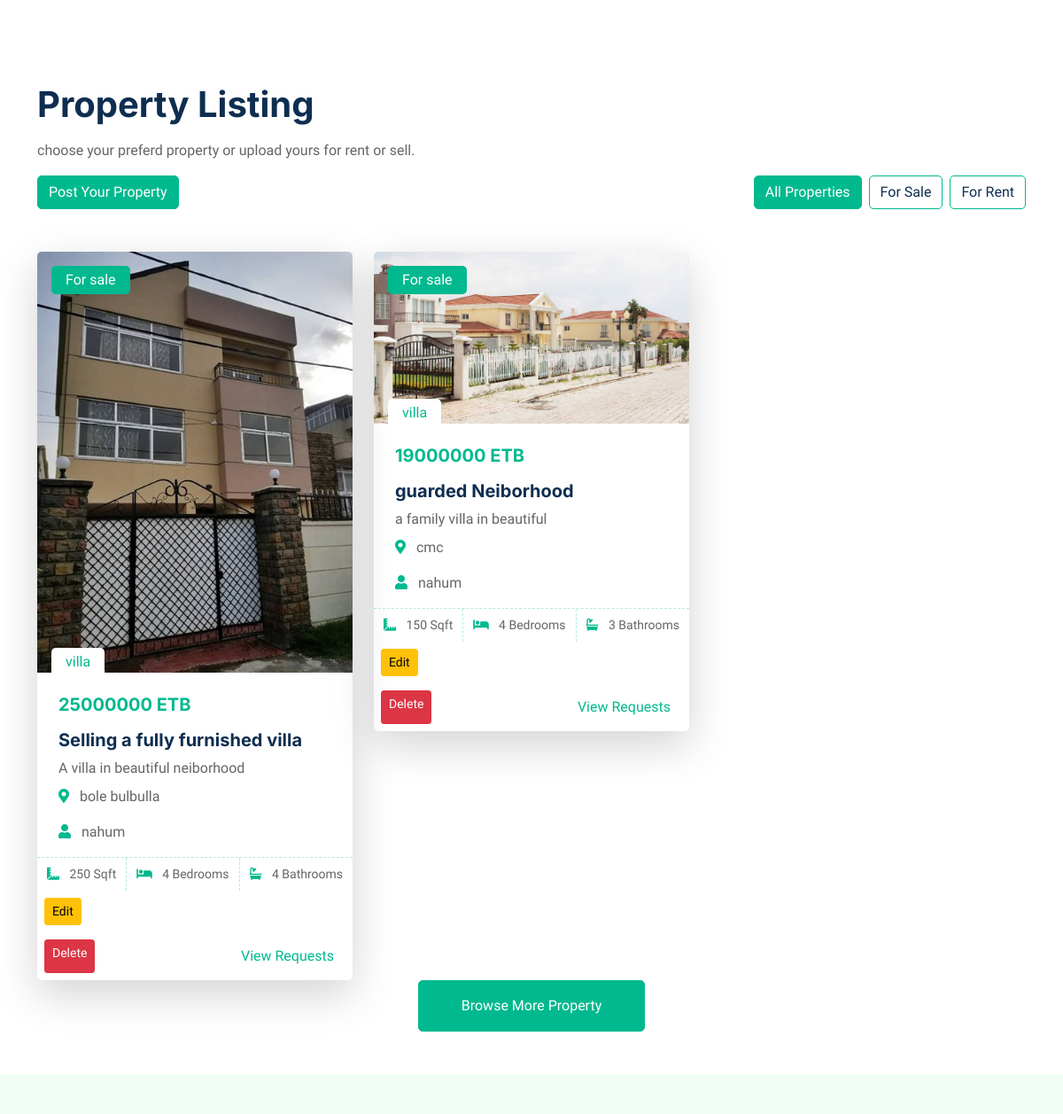
The app's page /property-list/ (signed in, middle part), older data.
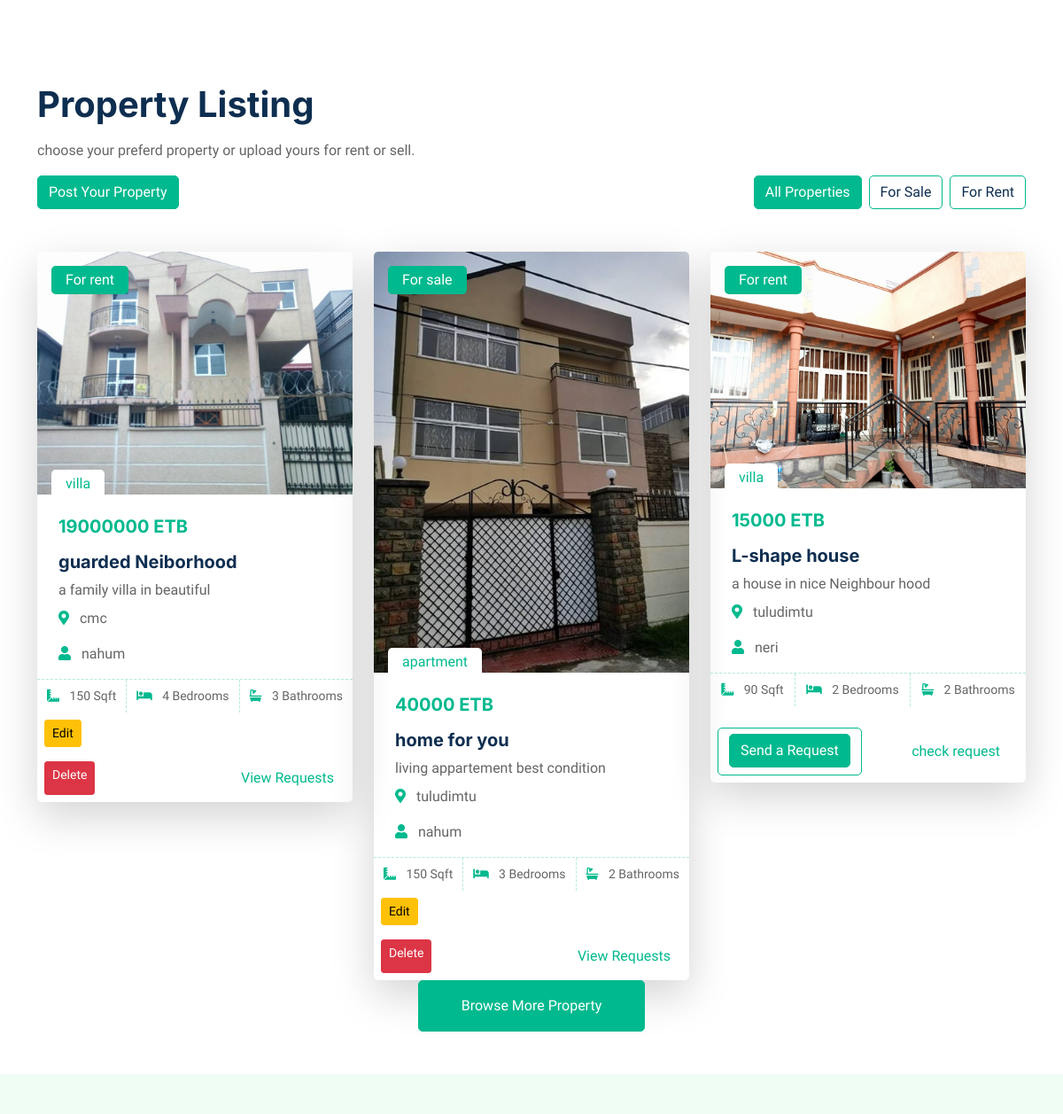
The same page, newer data.
### main/models.py (models this page shows, shortened)
class Property(models.Model):
    user = models.ForeignKey(User, on_delete=models.CASCADE)
    title = models.CharField(max_length=122)
    description = models.TextField()
    PROPERTY_TYPES = [('villa', 'Villa'), ('apartment', 'Apartment'), ('office', 'Office')]
    PROPERTY_FOR = [('sale', 'Sale'), ('rent', 'Rent')]
    AVAILABILITY_CHOICES = [
        ('available', 'Available'),
        ('rented', 'Rented'),
        ('unavailable', 'Unavailable'),
        ('sold', 'Sold')
    ]
    property_type = models.CharField(max_length=122, choices=PROPERTY_TYPES, default='villa')
    property_for = models.CharField(max_length=122, choices=PROPERTY_FOR, default='sale')
    available = models.CharField(max_length=122, choices=AVAILABILITY_CHOICES, default='available')
    image = models.ImageField(upload_to='property_images', default='static/website/img/logo.jpg')
    bedrooms = models.IntegerField(default=0)
    bathrooms = models.IntegerField(default=0)
    price = models.IntegerField(default=0)
    area = models.IntegerField(default=0)
    location = models.CharField(max_length=122)

### main/views.py (the view)
# urls.py: path("property-list/", views.property_list, name="property-list"),
@login_required(login_url='login')
def property_list(request):
    properties = Property.objects.filter(available='available')  # Filter to only available properties
    property_type = request.GET.get('property_type', '').strip()
    property_for = request.GET.get('property_for', '').strip()
    location = request.GET.get('location', '').strip()
    price_min = request.GET.get('price_min', '').strip()
    price_max = request.GET.get('price_max', '').strip()
    if property_type and property_type in dict(Property.PROPERTY_TYPES):
        properties = properties.filter(property_type=property_type)
    if property_for and property_for in dict(Property.PROPERTY_FOR):
        properties = properties.filter(property_for=property_for)
    if location:
        properties = properties.filter(location__icontains=location)
    if price_min.isdigit():
        properties = properties.filter(price__gte=int(price_min))
    if price_max.isdigit():
        properties = properties.filter(price__lte=int(price_max))
    no_results = not properties.exists()
    return render(request, 'property-list.html', {'properties': properties, 'no_results': no_results})

### main/templates/property-list.html (shortened to what this page needs)
{% load static %}
<!DOCTYPE html>
<html lang="en">
<head>
    <link href="https://cdnjs.cloudflare.com/ajax/libs/font-awesome/5.10.0/css/all.min.css" rel="stylesheet">
    <link href="https://cdn.jsdelivr.net/npm/bootstrap-icons@1.4.1/font/bootstrap-icons.css" rel="stylesheet">
    <link href="{% static 'website/lib/animate/animate.min.css' %}" rel="stylesheet">
    <link href="{% static 'website/lib/owlcarousel/assets/owl.carousel.min.css' %}" rel="stylesheet">
    <link href="{% static 'website/css/bootstrap.min.css' %}" rel="stylesheet">
    <link href="{% static 'website/css/style.css' %}" rel="stylesheet">
</head>
<body>
    <div class="container-xxl bg-white p-0">
        <div class="container-xxl py-5">
            <div class="container">
                <div class="row g-0 gx-5 align-items-end">
                    <div class="col-lg-6">
                        <div class="text-start mx-auto mb-5 wow slideInLeft" data-wow-delay="0.1s">
                            <h1 class="mb-3">Property Listing</h1>
                            <p>choose your preferd property or upload yours for rent or sell.</p>
                            <a href="{% url 'add_property' %}" class="btn btn-primary">Post Your Property</a>
                        </div>
                    </div>
                    <div class="col-lg-6 text-start text-lg-end wow slideInRight" data-wow-delay="0.1s">
                        <ul class="nav nav-pills d-inline-flex justify-content-end mb-5">
                            <li class="nav-item me-2">
                                <a class="btn btn-outline-primary {% if not request.GET.property_for %} active {% endif %}"
                                    href="{% url 'property-list' %}">All Properties</a>
                            </li>
                            <li class="nav-item me-2">
                                <a class="btn btn-outline-primary {% if request.GET.property_for == 'sale' %} active {% endif %}"
                                    href="{% url 'property-list' %}?property_for=sale">For Sale</a>
                            </li>
                            <li class="nav-item me-0">
                                <a class="btn btn-outline-primary {% if request.GET.property_for == 'rent' %} active {% endif %}"
                                    href="{% url 'property-list' %}?property_for=rent">For Rent</a>
                            </li>
                        </ul>
                    </div>
                </div>
                <div class="tab-content">
                    <div id="tab-1" class="tab-pane fade show p-0 active">
                        <div class="row g-4">
                            {% for property in properties %}
                                <div class="col-lg-4 col-md-6 wow fadeInUp" data-wow-delay="0.1s">
                                    <div class="property-item rounded overflow-hidden shadow-lg">
                                        <div class="position-relative overflow-hidden">
                                            <a href=""><img class="img-fluid w-100" src="{{ property.image.url }}" alt="image of {{ property.title }}"></a>
                                            <div class="bg-primary rounded text-white position-absolute start-0 top-0 m-3 py-1 px-3"> For {{ property.property_for }} </div>
                                            <div class="bg-white rounded-top text-primary position-absolute start-0 bottom-0 mx-3 pt-1 px-3">{{ property.property_type }}</div>
                                        </div>
                                        <div class="p-4 pb-0">
                                            <h5 class="text-primary mb-3">{{ property.price }} ETB</h5>
                                            <p class="d-block h5 mb-2">{{ property.title }}</p>
                                            <p class="d-block h9 mb-2">{{ property.description|truncatechars:50 }}</p>
                                            <p><i class="fa fa-map-marker-alt text-primary me-2"></i> {{ property.location }}</p>
                                            <p><i class="fa fa-user text-primary me-2"></i> {{ property.user }}</p>
                                        </div>
                                        <div class="d-flex border-top">
                                            <small class="flex-fill text-center border-end py-2"><i class="fa fa-ruler-combined text-primary me-2"></i> {{ property.area }} Sqft</small>
                                            <small class="flex-fill text-center border-end py-2"><i class="fa fa-bed text-primary me-2"></i> {{ property.bedrooms }} Bedrooms</small>
                                            <small class="flex-fill text-center py-2"><i class="fa fa-bath text-primary me-2"></i> {{ property.bathrooms }} Bathrooms</small>
                                        </div>
                                        <div class="d-flex justify-content-between p-2">
                                            {% if user.is_authenticated and user == property.user %}
                                            <a href="{% url 'edit_property' property.id %}" class="btn btn-warning btn-sm">Edit</a>
                                            {% endif %}
                                        </div>
                                        <div class="d-flex justify-content-between p-2">
                                            {% if user.is_authenticated and user == property.user %}
                                            <a href="{% url 'delete_property' property.id %}" class="btn btn-danger btn-sm">Delete</a>
                                            <a href="{% url 'view_requests' property.id %}" class="btn btn-link"> View Requests</a>
                                            {% endif %}
                                            {% if user.is_authenticated and user != property.user %}
                                            <div class="btn btn-outline-primary">
                                                <a href="{% url 'send_request' property.id %}" class="btn btn-primary"> Send a Request </a>
                                            </div>
                                            <div class="d-flex justify-content-between p-2">
                                                <a href="{% url 'user_requests' %}" class="btn btn-link">check request</a>
                                            </div>
                                            {% endif %}
                                        </div>
                                    </div>
                                </div>
                            {% endfor %}
                        </div>
                    </div>
                            <div class="col-12 text-center wow fadeInUp" data-wow-delay="0.1s">
                                <a class="btn btn-primary py-3 px-5" href="{% url 'property-list' %}">Browse More Property</a>
                            </div>
                        </div>
                    </div>
                </div>
            </div>
</body>
</html>

### static/website/css/style.css (style rules this page uses)
:root { --primary: #00B98E; --secondary: #FF6922; --light: #EFFDF5; --dark: #0E2E50; }
.btn { transition: .5s; }
.btn.btn-primary, .btn.btn-secondary { color: #FFFFFF; }
.nav-pills .nav-item .btn { color: var(--dark); }
.nav-pills .nav-item .btn:hover, .nav-pills .nav-item .btn.active { color: #FFFFFF; }
.property-item { box-shadow: 0 0 30px rgba(0, 0, 0, .08); }
.property-item img { transition: .5s; }
.property-item .border-top { border-top: 1px dashed rgba(0, 185, 142, .3) !important; }
.property-item .border-end { border-right: 1px dashed rgba(0, 185, 142, .3) !important; }

Row changes from the older to the newer data that the page shows:
removed Property: image (picture), property_for "sale", property_type "villa", price "25000000", title "Selling a fully furnished villa", description "A villa in beautiful neiborhood", location "bole bulbulla", user "nahum", area "250", bedrooms "4", bathrooms "4", shows "Edit", shows "Delete"
removed Property: image (picture), property_for "sale", property_type "villa", price "19000000", title "guarded Neiborhood", description "a family villa in beautiful", location "cmc", user "nahum", area "150", bedrooms "4", bathrooms "3", shows "Edit", shows "Delete"
added Property: image (picture), property_for "rent", property_type "villa", price "19000000", title "guarded Neiborhood", description "a family villa in beautiful", location "cmc", user "nahum", area "150", bedrooms "4", bathrooms "3", shows "Edit", shows "Delete"
added Property: image (picture), property_for "sale", property_type "apartment", price "40000", title "home for you", description "living appartement best condition", location "tuludimtu", user "nahum", area "150", bedrooms "3", bathrooms "2", shows "Edit", shows "Delete"
added Property: image (picture), property_for "rent", property_type "villa", price "15000", title "L-shape house", description "a house in nice Neighbour hood", location "tuludimtu", user "neri", area "90", bedrooms "2", bathrooms "2", shows "Send a Request"
